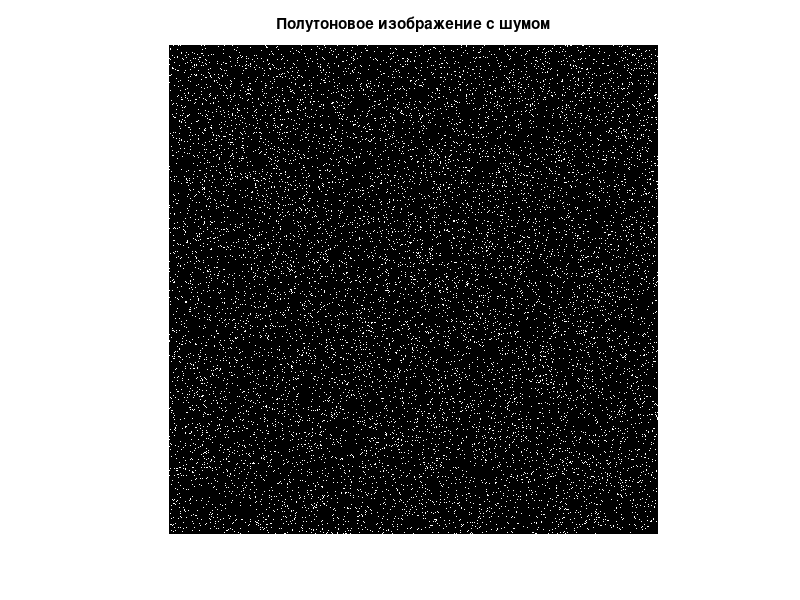

This figure's MATLAB source: (Note: this script raises an error after producing the figure.)
% 1
empty_image = uint8(zeros(800, 800));

% 2
noise_density = 0.1;
noise_image = imnoise(empty_image, 'salt & pepper', noise_density);
imshow(noise_image)
title(['Полутоновое изображение с шумом'])
pause

% 3
histogram(noise_image(:));
xlabel('Яркость пикселя');
ylabel('Частота');
title(['Гистограмма распределения полученного изображения шума'])
saveas(gcf, 'C:\Users\arsen\OneDrive\Desktop\ЦОИ\DIP\Lab2\noise_histogram.png');

% 4
obj1 = uint8(ones(800, 800) * 255);
x1 = 200; y1 = 1; % верхний левый угол
x2 = 600; y2 = 800; % нижний правый угол
obj1(y1:y2, x1:x2) = 0; % заполняю прямоугольник черным


imwrite(obj1, 'C:\Users\arsen\OneDrive\Desktop\ЦОИ\DIP\Lab2\object_image.png');

% 5
scaled_image_nearest = imresize(obj1, 2, 'nearest');
scaled_image_bilinear = imresize(obj1, 2, 'bilinear');
imwrite(scaled_image_nearest, 'C:\Users\arsen\OneDrive\Desktop\ЦОИ\DIP\Lab2\scaled_image_nearest.png');
imwrite(scaled_image_bilinear, 'C:\Users\arsen\OneDrive\Desktop\ЦОИ\DIP\Lab2\scaled_image_bilinear.png');

% 6
obj2 = uint8(ones(800, 800) * 255);
x1 = 200; y1 = 1; % верхний левый угол
x2 = 600; y2 = 800; % нижний правый угол
obj2(y1:y2, x1:x2) = 0; % делаю опять прямоугольник
obj2(x1:x2, y1:y2) = 0; % накладываю такой же прямоугольник, чтобы плюсик получился

% фигуру квадрат в квадрате сделал просто наложением 4-х квадратов то черный, то белый
obj3 = uint8(ones(800, 800) * 255);
obj3(:) = 0;
obj3(50:750, 50:750) = 255;
obj3(150:650, 150:650) = 0;
obj3(200:600, 200:600) = 255; 
%imshow(obj3)

plane = uint8(ones(2400, 2400));
plane(1:2400, 1:2400) = 255;

% Располагаю изображения на плоскости
plane(1:800, 1:800) = obj2; % 2 объект в левом верхнем углу
plane(801:1600, 801:1600) = obj1; % 1 объект в центре
plane(1601:2400, 1601:2400) = obj3; % 3 объект внизу справа
noise_plane = imnoise(plane, 'salt & pepper', noise_density);
%imshow(noise_plane)

% 7. Зеркальное отражение по горизонтали
img_flip_hor = flip(noise_plane, 2);
imwrite(img_flip_hor, 'C:\Users\arsen\OneDrive\Desktop\ЦОИ\DIP\Lab2\img_flip_hor.png');

% 8. Зеркальное отражение по вертикали
img_flip_ver = flip(noise_plane, 1);
imwrite(img_flip_ver, 'C:\Users\arsen\OneDrive\Desktop\ЦОИ\DIP\Lab2\img_flip_ver.png');

% 9. Поворот изображения по часовой стрелке на 45°
img_rot_45_cw = imrotate(noise_plane, -45);
imwrite(img_rot_45_cw, 'C:\Users\arsen\OneDrive\Desktop\ЦОИ\DIP\Lab2\img_rot_45_cw.png');

% 10. Поворот изображения против часовой стрелки на 45°
img_rot_45_ccw = imrotate(noise_plane, 45);
imwrite(img_rot_45_ccw, 'C:\Users\arsen\OneDrive\Desktop\ЦОИ\DIP\Lab2\img_rot_45_ccw.png');

% 11. Выбор изображения фона
fon = imread('C:\Users\arsen\OneDrive\Desktop\ЦОИ\DIP\Lab2\Fon\Fon.png');
% 12
crop_fon = imcrop(fon, [1 1 799 799]); 
% 13
dark_fon = crop_fon / 4;
% 14
gray_dark_fon = rgb2gray(dark_fon);
scaled_gray_dark_fon = imresize(gray_dark_fon, 2, 'nearest');
scaled_gray_dark_fon(1:800, 1:800) = obj2; % 2 объект в левом верхнем углу
scaled_gray_dark_fon(801:1600, 801:1600) = obj1; % 1 объект внизу справа
noise_sgdf = imnoise(scaled_gray_dark_fon, 'salt & pepper', noise_density);
imwrite(noise_sgdf, 'C:\Users\arsen\OneDrive\Desktop\ЦОИ\DIP\Lab2\fon_obj12_noise.png');
% 15
neg_ns = imcomplement(noise_sgdf);
imwrite(neg_ns, 'C:\Users\arsen\OneDrive\Desktop\ЦОИ\DIP\Lab2\neg.png');
% 16
gray_dark_fon2 = rgb2gray(dark_fon);
scaled_gray_dark_fon2 = imresize(gray_dark_fon2, 2, 'nearest');
scaled_gray_dark_fon2(401:1200, 401:1200) = obj3; % 3 объект в центре
noise_sgdf2 = imnoise(scaled_gray_dark_fon2, 'salt & pepper', noise_density);
imwrite(noise_sgdf2, 'C:\Users\arsen\OneDrive\Desktop\ЦОИ\DIP\Lab2\fon_obj3_noise.png');
% 17
diff = abs(noise_sgdf) - (noise_sgdf2);
imwrite(diff, 'C:\Users\arsen\OneDrive\Desktop\ЦОИ\DIP\Lab2\diff.png');